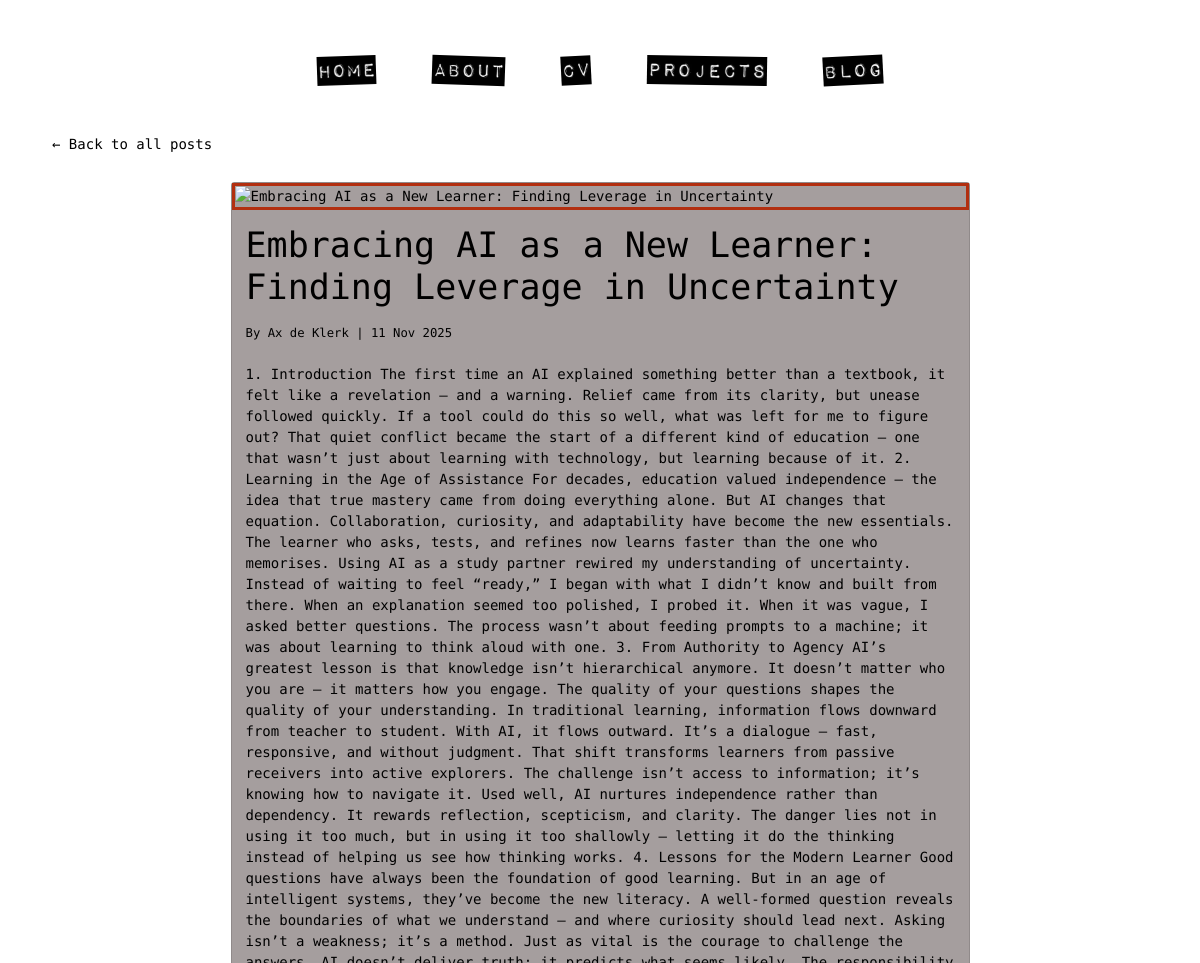
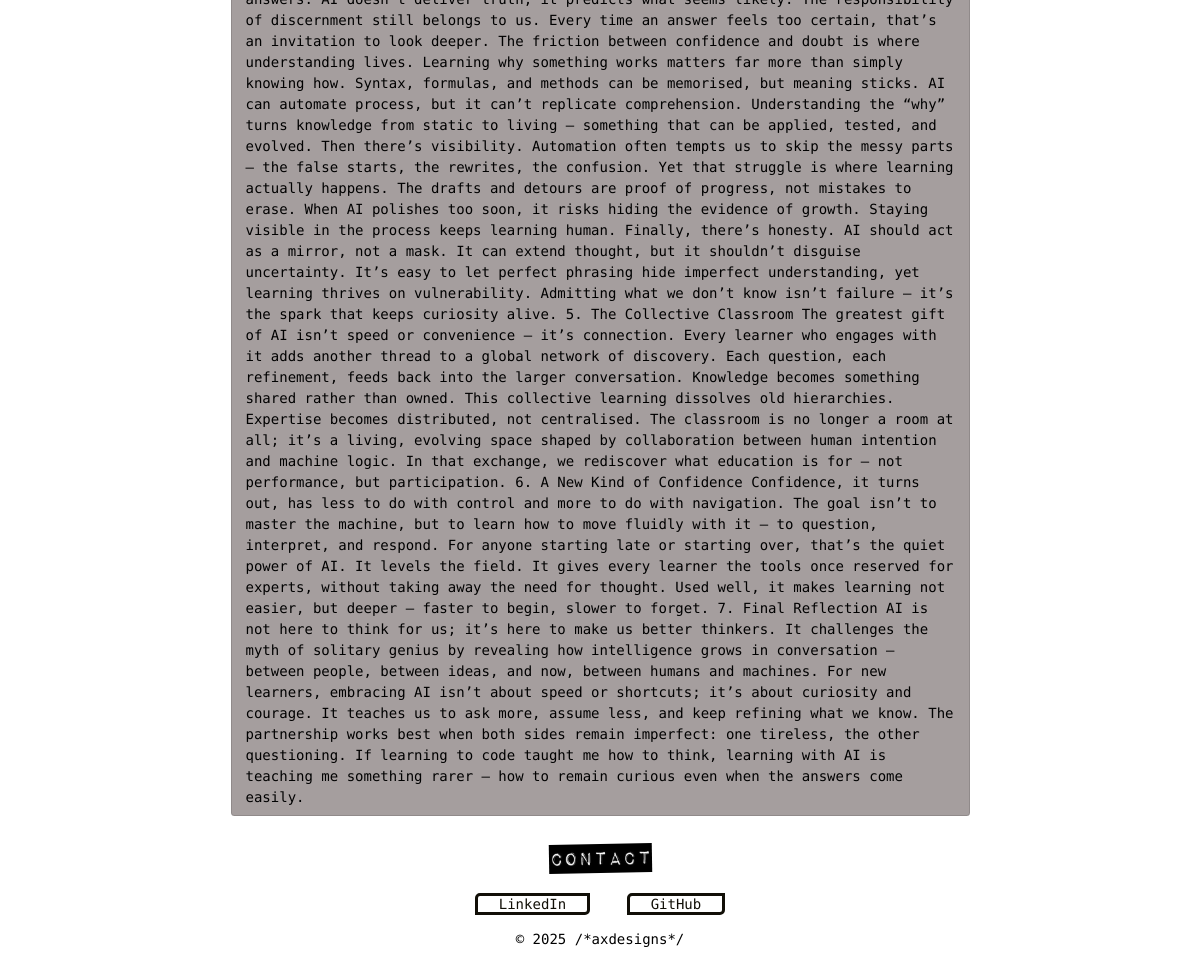
/blog/embracing-ai-as-a-new-learner-finding-leverage-in-uncertainty/, run on the app's committed database (2 pictures, top to bottom).
### portfolio/models.py (models this page shows, shortened)
class Blog(models.Model):
    title = models.CharField(max_length=200, blank=False, null=False)
    slug = models.SlugField(max_length=200, unique=True, blank=True, null=False)
    summary = models.TextField(max_length=800, blank=True, null=True)
    blog_image = CloudinaryField('image', blank=True, null=True)
    content = models.TextField(blank=False, null=False)
    author = models.CharField(max_length=100, default='Ax de Klerk')
    published_date = models.DateTimeField(auto_now_add=True)

### portfolio/views.py (the view)
# urls.py: path('blog/<slug:slug>/', views.blog_detail, name='blog_detail'),
def blog_detail(request, slug):
    blog = get_object_or_404(Blog, slug=slug)
    return render(request, 'portfolio/blog_detail.html', {'page': 'blog', 'blog': blog})

### portfolio/context_processors.py (called while the page is built)
def about_data(request):
    try:
        about = About.objects.first()
    except About.DoesNotExist:
        about = None
    return {'about': about}

### portfolio/templates/portfolio/blog_detail.html
{% extends 'base.html' %}
{% load static %}
{% load cloudinary %}
{% block body_class %}standard-page{% endblock %}
{% block content %}
<div class="container">
    <div class="row justify-content-center">
        <div class="mb-4">
            <a href="{% url 'portfolio:blog' %}" class="btn back-btn fs-6">← Back to all posts</a>
        </div>
        <div class="col-lg-8">
            <div class="card blog-detail-card blog-text">
                {% if blog.blog_image %}
                <img src="{{ blog.blog_image.url }}" class="blog-detail-img img-fluid" alt="{{ blog.title }}">
                {% endif %}
                <div class="card-body">
                    <h1 class="card-title mb-3">{{ blog.title }}</h1>
                    <p class="mb-4">
                        <small>By {{ blog.author }} | {{ blog.published_date|date:"d M Y" }}</small>
                    </p>
                    <p class="card-text">{{ blog.content|safe }}</p>
                </div>
            </div>
        </div>
    </div>
</div>
{% endblock %}

### static/css/style.css (style rules this page uses)
html, body { margin: 0; padding: 0; height: 100%; width: 100%; font-family: 'Geist Mono', monospace; color: #000000; font-size: 14px; }
.card-body { padding-bottom: 0.5rem; }
.back-btn { color: #000000; text-decoration: none; }
.blog-detail-card { background-color: #A59E9E; }
.blog-detail-img { border-color: #B22F10; border-width: 3px; border-style: solid; max-height: 450px; width: 100%; object-fit: cover; display: block; }
.blog-text { color: #000000; }

### data on the page
Blog: title "Embracing AI as a New Learner: Finding Leverage in Uncertainty", author "Ax de Klerk", published_date "11 Nov 2025", content "1. Introduction The first time an AI explained something better than a textbook, it felt like a revelation — and a warning. Relief came from its clarity, but unease followed quickly. If a tool could do this so well, what was left for me to figure out? That quiet conflict became the start of a different kind of education — one that wasn’t just about learning with technology, but learning because of it. 2. Learning in the Age of Assistance For decades, education valued independence — the idea that true mastery came from doing everything alone. But AI changes that equation. Collaboration, curiosity, and adaptability have become the new essentials. The learner who asks, tests, and refines now…"
